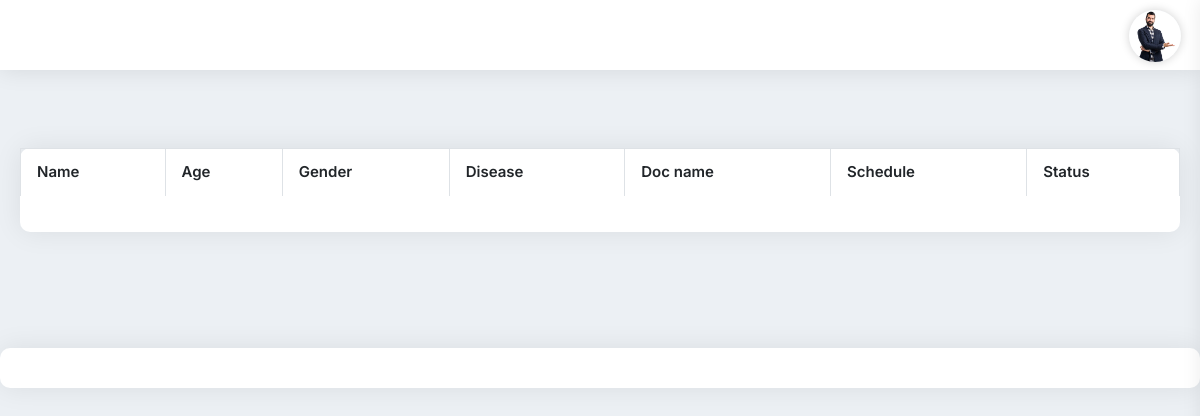
Before: /report/ with the older database file.
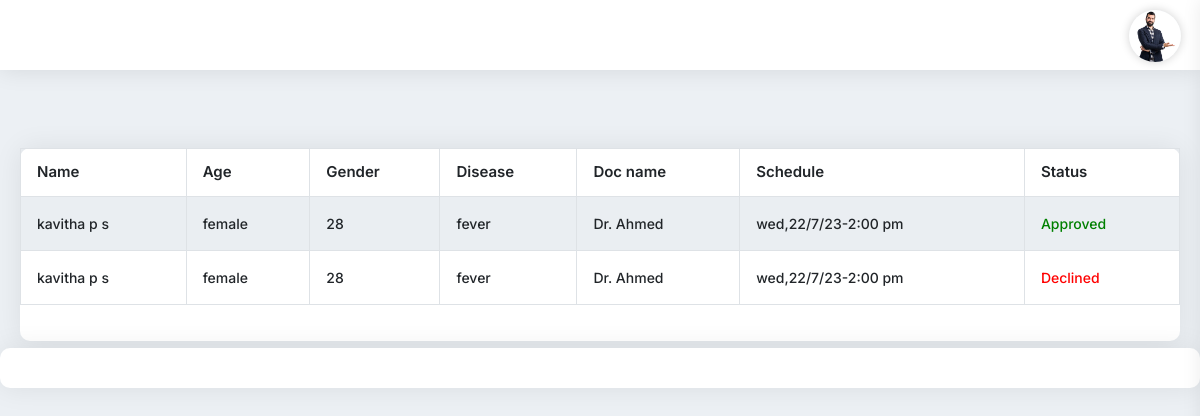
After: the same page with the newer database file.
### backend_api/models.py (models this page shows, shortened)
class Appointment(models.Model):
    fullname=models.CharField(max_length=100)
    contact=models.CharField(max_length=100)
    civilid=models.CharField(max_length=100,null=True,blank=True)
    gender=models.CharField(max_length=20)
    age=models.CharField(max_length=20)
    disease=models.CharField(max_length=500)
    sch_date=models.CharField(max_length=50)
    sch_time=models.CharField(max_length=50)
    user_cus=models.ForeignKey(User,on_delete=models.CASCADE,related_name='user')
    doc=models.ForeignKey(Doctor,on_delete=models.CASCADE,related_name='doctor')
    status=models.CharField(max_length=50,default='ongoing',null=True,blank=True)

class Doctor(models.Model):
    name=models.CharField(max_length=100)
    category=models.CharField(max_length=100)
    qualification=models.CharField(max_length=100)
    start_time=models.CharField(max_length=25,null=True,blank=True)
    end_time=models.CharField(max_length=25,null=True,blank=True)
    image=models.ImageField(upload_to='doc_image',null=True,blank=True)

### frontend/views.py (the view)
# urls.py: path('report/',Reports.as_view(),name='report'),
class Reports(View):
    def get(self,request):
        report=Appointment.objects.all()
        return render(request,'reports.html',{'report':report})

### frontend/templates/reports.html (shortened to what this page needs)
{% extends 'base.html' %}
{% load static %}
{% block content %}
<div class="main-container">
    <div class="pd-ltr-20 xs-pd-20-10">
        <div class="min-height-200px">
            <div class="card-box mb-30">
            <div class="pb-20">
            <div class="table-responsive">
                <table id="example" class="table table-striped table-bordered" style="width:100%">
                    <thead>
                        <tr>
                            <th scope="col">Name</th>
                            <th scope="col">Age</th>
                            <th scope="col">Gender</th>
                            <th scope="col">Disease</th>
                            <th scope="col">Doc name</th>
                            <th scope="col">Schedule</th>
                            <th scope="col">Status</th>
                        </tr>
                    </thead>
                    <tbody>
                        {% for i in report %}
                        <tr>
                            <td>{{i.fullname}}</td>
                            <td>{{i.gender}}</td>
                            <td>{{i.age}}</td>
                            <td>{{i.disease}}</td>
                            <td>{{i.doc.name}}</td>
                            <td>{{i.sch_date}}-{{i.sch_time}}</td>
                            {% if i.status == 'ongoing' %}
                            <td style="color: blue;">{{i.status}}</td>
                            {% elif i.status == 'Approved' %}
                            <td style="color: green;">{{i.status}}</td>
                            {% else %}
                            <td style="color: red;">{{i.status}}</td>
                            {% endif %}
                        </tr>
                        {% endfor %}
                    </tbody>
                </table>
            </div>
            </div>
            </div>
        </div>
    </div>
</div>
{% endblock %}

Changed rows visible on the page:
added Appointment: fullname "kavitha p s", gender "female", age "28", disease "fever", doc.name "Dr. Ahmed", sch_date "wed,22/7/23", sch_time "2:00 pm", status "Approved"
added Appointment: fullname "kavitha p s", gender "female", age "28", disease "fever", doc.name "Dr. Ahmed", sch_date "wed,22/7/23", sch_time "2:00 pm", status "Declined"
